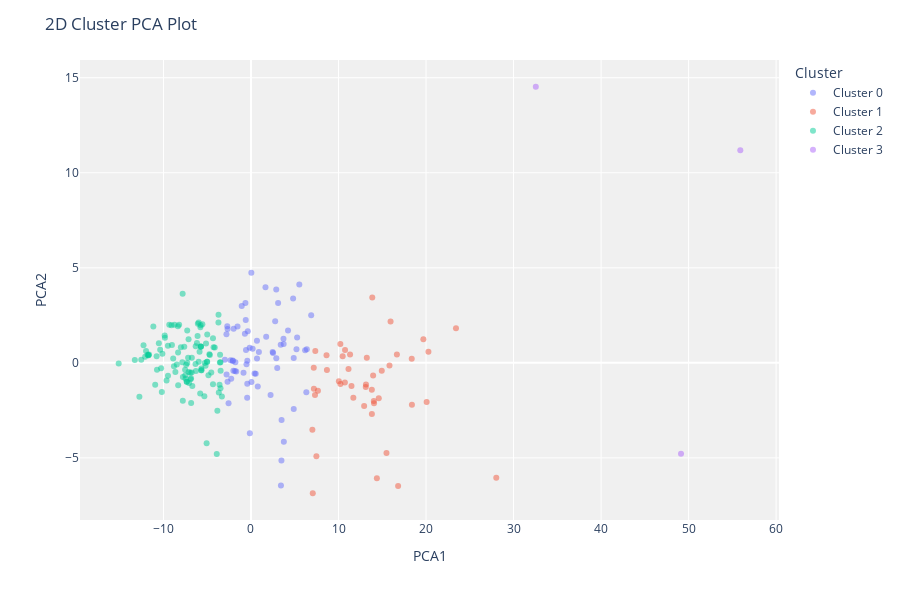

The notebook cell saved with this chart:
### Code cell
# Ilustra modelo
plot_model(kmeans)

### Figure 1 — Plotly figure (JSON) as saved in the notebook; plotly's stock layout.template omitted (floating-point values rounded to 4 significant figures)
{"data": [{"customdata": [["Honduras"], ["Dominica"], ["Djibouti"], ["Samoa"], ["San Marino"], ["Sao Tome and Principe"], ["Colombia"], ["Chile"], ["Cabo Verde"], ["Solomon Islands"], ["Bulgaria"], ["South Africa"], ["Brazil"], ["Botswana"], ["Bolivia"], ["Bhutan"], ["Belarus"], ["Barbados"], ["St. Lucia"], ["St. Vincent and the Grenadines"], ["Russian Federation"], ["Suriname"], ["Romania"], ["Estonia"], ["Moldova"], ["Malawi"], ["Monaco"], ["Macedonia, FYR"], ["Lithuania"], ["Lebanon"], ["Latvia"], ["Montenegro"], ["Mozambique"], ["Namibia"], ["Jordan"], ["Israel"], ["Nicaragua"], ["Hungary"], ["Guyana"], ["Grenada"], ["Panama"], ["Papua New Guinea"], ["Poland"], ["El Salvador"], ["Argentina"], ["Seychelles"], ["Swaziland"], ["Small states"], ["Tonga"], ["Vanuatu"], ["Pacific island small states"], ["Other small states"], ["Tunisia"], ["East Asia & Pacific"], ["Turkey"], ["Ukraine"], ["Antigua and Barbuda"], ["Europe & Central Asia (IDA & IBRD countries)"], ["Latin America & the Caribbean (IDA & IBRD countries)"], ["Latin America & Caribbean (excluding high income)"], ["Latin America & Caribbean"], ["Europe & Central Asia (excluding high income)"], ["Thailand"], ["Uruguay"], ["Central Europe and the Baltics"], ["Algeria"], ["Andorra"]], "hovertemplate": "Cluster=Cluster 0<br>PCA1=%{x}<br>PCA2=%{y}<br>Feature=%{customdata[0]}<extra></extra>", "legendgroup": "Cluster 0", "marker": {"color": "#636efa", "opacity": 0.5, "symbol": "circle"}, "mode": "markers", "name": "Cluster 0", "orientation": "v", "showlegend": true, "textposition": "top center", "type": "scatter", "x": [0.05238, -0.6963, 3.496, 2.239, 2.997, -1.983, 5.269, -2.982, -0.5993, 6.323, 0.9043, -0.4167, -1.833, -1.687, -0.8537, 2.885, 3.097, 0.5413, -1.785, -0.5138, -0.3639, 0.04059, 0.7748, 3.712, 4.883, 3.421, -2.012, 4.812, 3.398, -1.059, -0.1505, 5.522, -1.542, 2.475, 6.379, 4.232, -0.4235, 6.877, 2.763, -2.71, 6.183, 1.736, 2.892, 0.4067, 1.655, -0.6367, 3.478, -2.803, 0.6882, -2.68, 2.521, -2.678, -2.26, 3.732, -0.4374, 0.6817, -2.79, 0.1883, -2.335, -2.079, -2.087, -0.5707, -0.1308, 3.753, 5.197, -2.564, 4.883], "xaxis": "x", "y": [-1.006, 1.531, -3.002, -1.688, -0.274, 1.791, 1.336, 0.1609, 2.254, -1.547, 0.573, 0.1136, -0.4294, -0.4538, -0.5171, 3.857, 3.149, -0.5684, 0.0313, -0.06757, 1.658, 4.734, -1.239, 1.264, 0.2593, -6.449, -0.4155, 3.387, 0.9532, 2.993, 0.8003, 4.121, 1.914, 0.576, 0.7145, 1.7, -1.096, 2.507, 2.186, 1.923, 0.6587, 1.377, 0.2418, -0.5632, 3.974, 3.143, -5.131, 1.503, 0.2304, -0.9892, 0.5194, 1.781, -0.841, 0.9928, -1.831, 1.16, -0.6085, 0.7464, 0.1389, 0.1293, 0.09429, 0.6821, -3.707, -4.153, 0.7127, -2.13, -2.434], "yaxis": "y"}, {"customdata": [["Micronesia, Fed. Sts."], ["Kiribati"], ["Finland"], ["France"], ["United Kingdom"], ["Germany"], ["Malta"], ["Greece"], ["Portugal"], ["Austria"], ["European Union"], ["Japan"], ["Australia"], ["Norway"], ["Netherlands"], ["United States"], ["Iceland"], ["Italy"], ["High income"], ["New Zealand"], ["Palau"], ["World"], ["Sweden"], ["Cuba"], ["Switzerland"], ["Slovak Republic"], ["Post-demographic dividend"], ["Serbia"], ["Spain"], ["Lesotho"], ["Europe & Central Asia"], ["Maldives"], ["Costa Rica"], ["Canada"], ["OECD members"], ["Croatia"], ["Ireland"], ["North America"], ["Czech Republic"], ["Denmark"], ["Euro area"], ["Belgium"], ["Slovenia"], ["Bosnia and Herzegovina"], ["Luxembourg"]], "hovertemplate": "Cluster=Cluster 1<br>PCA1=%{x}<br>PCA2=%{y}<br>Feature=%{customdata[0]}<extra></extra>", "legendgroup": "Cluster 1", "marker": {"color": "#EF553B", "opacity": 0.5, "symbol": "circle"}, "mode": "markers", "name": "Cluster 1", "orientation": "v", "showlegend": true, "textposition": "top center", "type": "scatter", "x": [28.03, 23.42, 10.73, 20.27, 12.93, 19.69, 7.314, 7.186, 11.14, 18.37, 14.94, 13.81, 8.675, 16.67, 14.38, 14.06, 15.95, 11.48, 13.14, 15.48, 13.86, 8.629, 18.39, 16.81, 11.69, 7.348, 13.81, 7.647, 10.04, 7.061, 13.23, 7.473, 10.22, 13.95, 13.11, 10.48, 7.171, 14.03, 10.21, 20.07, 15.82, 14.6, 11.32, 7.014, 10.75], "xaxis": "x", "y": [-6.042, 1.823, -1.031, 0.5893, -2.266, 1.243, -1.694, -1.361, -0.3178, 0.2131, -0.4117, -2.687, -0.3697, 0.4446, -6.076, -2.128, 2.169, -1.221, -1.139, -4.743, 3.442, 0.3946, -2.201, -6.478, -1.834, 0.6291, -1.41, -1.462, -0.9687, -6.86, 0.2642, -4.919, -1.114, -0.668, -1.27, 0.3514, -0.2559, -2.006, 0.9973, -2.058, -0.1447, -1.868, 0.4399, -3.519, 0.6764], "yaxis": "y"}, {"customdata": [["Vietnam"], ["Morocco"], ["Nepal"], ["Myanmar"], ["Venezuela, RB"], ["Mongolia"], ["Uzbekistan"], ["United Arab Emirates"], ["Nigeria"], ["Sudan"], ["St. Kitts and Nevis"], ["Sri Lanka"], ["Syrian Arab Republic"], ["Tajikistan"], ["Tanzania"], ["Togo"], ["Singapore"], ["Sierra Leone"], ["Mexico"], ["Niger"], ["Senegal"], ["Trinidad and Tobago"], ["Rwanda"], ["Turkmenistan"], ["Uganda"], ["Qatar"], ["Philippines"], ["Peru"], ["Paraguay"], ["Pakistan"], ["Oman"], ["Saudi Arabia"], ["Mauritius"], ["Arab World"], ["Chad"], ["Upper middle income"], ["Albania"], ["Angola"], ["Armenia"], ["Azerbaijan"], ["Bahamas, The"], ["Bahrain"], ["Bangladesh"], ["Belize"], ["Benin"], ["Brunei Darussalam"], ["Burkina Faso"], ["Burundi"], ["Cambodia"], ["Cameroon"], ["Sub-Saharan Africa (IDA & IBRD countries)"], ["Sub-Saharan Africa (excluding high income)"], ["Sub-Saharan Africa"], ["South Asia (IDA & IBRD)"], ["Caribbean small states"], ["Early-demographic dividend"], ["East Asia & Pacific (excluding high income)"], ["East Asia & Pacific (IDA & IBRD countries)"], ["Heavily indebted poor countries (HIPC)"], ["Late-demographic dividend"], ["Least developed countries: UN classification"], ["Central African Republic"], ["Low & middle income"], ["Lower middle income"], ["Middle East & North Africa"], ["Middle East & North Africa (excluding high income)"], ["Middle East & North Africa (IDA & IBRD countries)"], ["Middle income"], ["Pre-demographic dividend"], ["South Asia"], ["Low income"], ["Mauritania"], ["Zambia"], ["Comoros"], ["Yemen, Rep."], ["India"], ["Indonesia"], ["Iran, Islamic Rep."], ["Jamaica"], ["Kazakhstan"], ["Kenya"], ["Korea, Rep."], ["Kuwait"], ["Kyrgyz Republic"], ["Lao PDR"], ["Libya"], ["Madagascar"], ["Malaysia"], ["Mali"], ["China"], ["Guinea-Bissau"], ["Haiti"], ["Guatemala"], ["Congo, Dem. Rep."], ["Congo, Rep."], ["Cote d'Ivoire"], ["Cyprus"], ["Dominican Republic"], ["Ecuador"], ["Egypt, Arab Rep."], ["Equatorial Guinea"], ["Eritrea"], ["Ethiopia"], ["Fiji"], ["Gabon"], ["Gambia, The"], ["Georgia"], ["Ghana"], ["Guinea"]], "hovertemplate": "Cluster=Cluster 2<br>PCA1=%{x}<br>PCA2=%{y}<br>Feature=%{customdata[0]}<extra></extra>", "legendgroup": "Cluster 2", "marker": {"color": "#00cc96", "opacity": 0.5, "symbol": "circle"}, "mode": "markers", "name": "Cluster 2", "orientation": "v", "showlegend": true, "textposition": "top center", "type": "scatter", "x": [-6.838, -9.484, -7.482, -15.12, -8.01, -3.71, -4.344, -7.527, -12.09, -10.19, -5.982, -9.033, -8.35, -10.74, -6.705, -8.638, -10.78, -6.071, -4.863, -6.897, -7.129, -5.193, -4.537, -7.808, -7.41, -7.288, -10.38, -4.701, -3.326, -13.27, -5.783, -5.281, -7.184, -5.978, -8.74, -3.557, -5.666, -6.176, -8.888, -11.99, -3.473, -5.14, -12.28, -3.678, -6.759, -5.554, -3.593, -3.911, -9.836, -11.82, -5.726, -5.734, -5.726, -11.72, -3.534, -5.875, -7.339, -7.339, -6.779, -3.487, -8.473, -8.329, -5.03, -10.12, -4.755, -5.669, -5.669, -5.003, -8.804, -11.72, -6.935, -8.21, -3.718, -7.132, -9.084, -11.65, -12.54, -6.295, -4.276, -6.102, -7.506, -3.842, -5.757, -3.483, -11.16, -6.852, -6.318, -7.845, -4.999, -7.086, -10.53, -9.335, -7.28, -12.75, -8.322, -9.491, -4.343, -7.781, -7.791, -7.622, -6.339, -9.859, -5.805, -4.14, -9.644, -5.068, -10.27, -5.329, -10.95], "xaxis": "x", "y": [-2.105, -0.6743, -0.8378, -0.02834, 0.8229, 2.526, 1.29, -0.3688, 0.3171, -1.531, 2.123, 0.9368, 1.928, -0.3565, -1.212, -0.4796, 0.3453, 2.054, -0.6462, -0.8647, -0.4874, -0.1471, -0.5039, 3.631, -0.0985, 1.702, 0.6894, 0.41, -1.765, 0.152, 1.877, -0.005354, 0.2696, 0.06009, 2.007, 0.01429, -0.2991, 1.048, 0.2338, 0.6302, -0.4217, 1.019, 0.9293, -1.554, 0.2722, 2.037, -1.158, -4.8, 1.32, 0.4204, 0.8553, 0.8502, 0.8553, 0.3997, 0.4273, 0.5812, -0.9945, -0.9945, -0.5069, 0.03422, -0.09237, 0.5463, 0.05559, 0.4751, 0.4488, -0.3826, -0.3826, 0.06442, -0.176, 0.3997, -0.5258, 2.002, 2.118, 1.242, 1.973, 0.4388, 0.1599, -0.4299, 0.8183, 1.408, -0.6464, -2.522, 1.978, -1.335, 1.914, -0.8159, 0.8693, 0.02881, 1.498, -1.059, 1.029, 2.01, -0.01012, -1.788, -1.176, 0.8969, -1.13, -0.7418, -2.0, 0.8433, -0.05447, 1.437, -1.607, 0.8118, -0.9218, -4.23, -0.289, -1.758, -1.145], "yaxis": "y"}, {"customdata": [["Nauru"], ["Tuvalu"], ["Marshall Islands"]], "hovertemplate": "Cluster=Cluster 3<br>PCA1=%{x}<br>PCA2=%{y}<br>Feature=%{customdata[0]}<extra></extra>", "legendgroup": "Cluster 3", "marker": {"color": "#ab63fa", "opacity": 0.5, "symbol": "circle"}, "mode": "markers", "name": "Cluster 3", "orientation": "v", "showlegend": true, "textposition": "top center", "type": "scatter", "x": [32.54, 49.14, 55.91], "xaxis": "x", "y": [14.53, -4.779, 11.19], "yaxis": "y"}], "layout": {"height": 600, "legend": {"title": {"text": "Cluster"}, "tracegroupgap": 0}, "margin": {"t": 60}, "plot_bgcolor": "rgb(240,240,240)", "title": {"text": "2D Cluster PCA Plot"}, "xaxis": {"anchor": "y", "domain": [0, 1], "title": {"text": "PCA1"}}, "yaxis": {"anchor": "x", "domain": [0, 1], "title": {"text": "PCA2"}}}}
